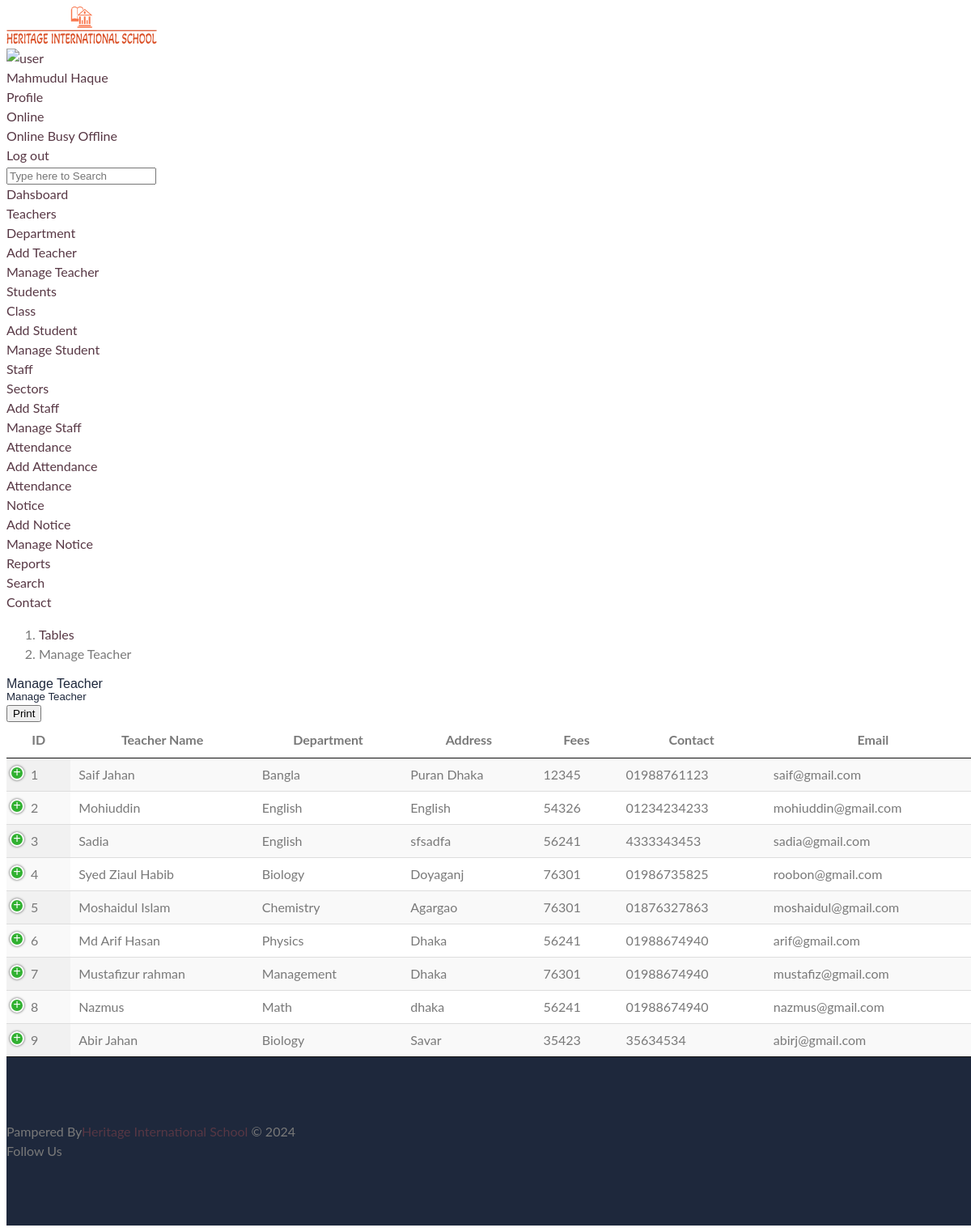
Screenshot of /Admin/manage_teacher.php (signed in) with the database file from the repository.
### tables this page shows
CREATE TABLE `teachers` (
  `id` int(11) NOT NULL,
  `name` varchar(100) NOT NULL,
  `department` varchar(100) NOT NULL,
  `photo` varchar(100) NOT NULL,
  `address` varchar(150) NOT NULL,
  `fees` decimal(10,0) NOT NULL,
  `contact_no` varchar(20) NOT NULL,
  `email` varchar(100) NOT NULL,
  `password` char(32) NOT NULL,
  `creationDate` timestamp NOT NULL DEFAULT current_timestamp() ON UPDATE current_timestamp(),
  `updationDate` timestamp NULL DEFAULT NULL
);

### Admin/manage_teacher.php (the view, shortened to what this page needs)
<!DOCTYPE html>
<html lang="en">
<head>
    <link href="vendors/datatables.net-dt/css/jquery.dataTables.min.css" rel="stylesheet" type="text/css" />
    <link href="vendors/datatables.net-responsive-dt/css/responsive.dataTables.min.css" rel="stylesheet" type="text/css" />
    <link href="vendors/jquery-toggles/css/toggles.css" rel="stylesheet" type="text/css">
    <link href="vendors/jquery-toggles/css/themes/toggles-light.css" rel="stylesheet" type="text/css">
    <link href="dist/css/style.css" rel="stylesheet" type="text/css">
</head>
<body>
	<div class="hk-wrapper hk-vertical-nav">
        <?php include "parts/top_navbar.php" ?>
        <?php include "parts/vertical_nav.php" ?>
        <div class="hk-pg-wrapper">
            <nav class="hk-breadcrumb" aria-label="breadcrumb">
                <ol class="breadcrumb breadcrumb-light bg-transparent">
                    <li class="breadcrumb-item"><a href="#">Tables</a></li>
                    <li class="breadcrumb-item active" aria-current="page">Manage Teacher</li>
                </ol>
            </nav>
            <div class="container-fluid">
                <div class="hk-pg-header">
                    <h4 class="hk-pg-title"><span class="pg-title-icon"><span class="feather-icon"><i data-feather="database"></i></span></span>Manage Teacher</h4>
                </div>
                <div class="row">
                    <div class="col-xl-12">
                        <section class="hk-sec-wrapper">
                            <h5 class="hk-sec-title">Manage Teacher</h5>
                            <div class="row">
                                <div class="col-sm">
                                    <div class="table-wrap">
                                    <?php
                                        include_once "dbconfig.php";
                                        $sql = $db->query("SELECT * FROM teachers");
                                        $sn = 1;
                                    ?>
                                        <table id="datable_3" class="table table-neon text-default w-100 display">
                                            <thead>
                                                <tr>
                                                    <th>ID</th>
                                                    <th>Teacher Name</th>
                                                    <th>Department</th>
                                                    <th>Address</th>
                                                    <th>Fees</th>
                                                    <th>Contact</th>
                                                    <th>Email</th>
                                                </tr>
                                            </thead>
                                            <tbody>
                                            <?php while($row = $sql->fetch_assoc()){ ?>
                                                <tr>
                                                    <td><?php echo $sn ?></td>
                                                    <td><?php echo $row['name'] ?></td>
                                                    <td><?php echo $row['department'] ?></td>
                                                    <td><?php echo $row['address'] ?></td>
                                                    <td><?php echo $row['fees'] ?></td>
                                                    <td><?php echo $row['contact_no'] ?></td>
                                                    <td><?php echo $row['email'] ?></td>
                                                </tr>
                                            <?php $sn++;
                                                    } ?>
                                            </tbody>
                                        </table>
                                    </div>
                                </div>
                            </div>
                        </section>
                    </div>
                </div>
            </div>
            <?php include "parts/footer.php" ?>
        </div>
    </div>
</body>
</html>

### rows the page displays
teachers: name "Saif Jahan", department "Bangla", address "Puran Dhaka", fees "12345", contact_no "01988761123", email "saif@gmail.com"
teachers: name "Mohiuddin", department "English", address "English", fees "54326", contact_no "01234234233", email "mohiuddin@gmail.com"
teachers: name "Sadia", department "English", address "sfsadfa", fees "56241", contact_no "4333343453", email "sadia@gmail.com"
teachers: name "Syed Ziaul Habib", department "Biology", address "Doyaganj", fees "76301", contact_no "01986735825", email "roobon@gmail.com"
teachers: name "Moshaidul Islam", department "Chemistry", address "Agargao", fees "76301", contact_no "01876327863", email "moshaidul@gmail.com"
teachers: name "Md Arif Hasan", department "Physics", address "Dhaka", fees "56241", contact_no "01988674940", email "arif@gmail.com"
teachers: name "Mustafizur rahman", department "Management", address "Dhaka", fees "76301", contact_no "01988674940", email "mustafiz@gmail.com"
teachers: name "Nazmus", department "Math", address "dhaka", fees "56241", contact_no "01988674940", email "nazmus@gmail.com"
teachers: name "Abir Jahan", department "Biology", address "Savar", fees "35423", contact_no "35634534", email "abirj@gmail.com"

### other values shown
$_SESSION['name'] "Mahmudul Haque"
